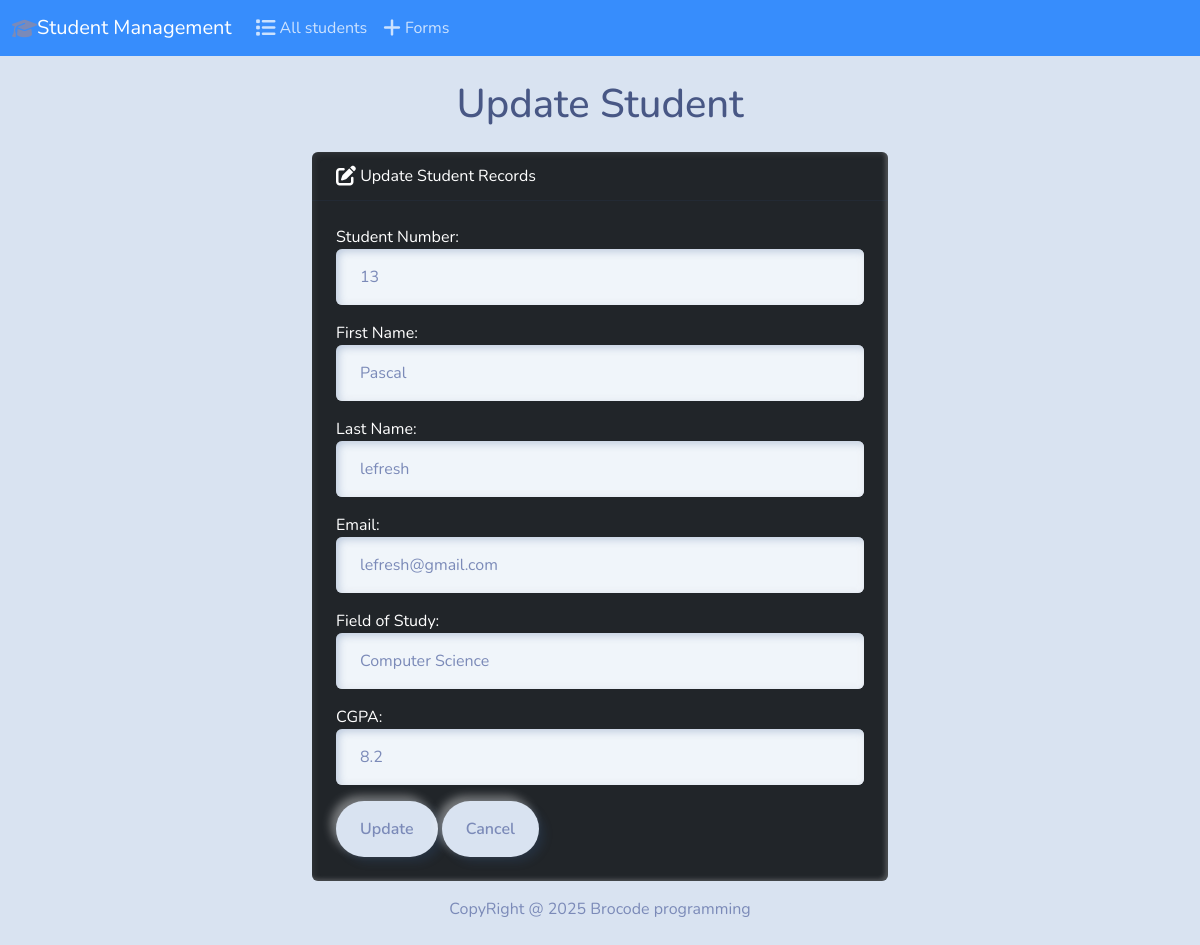
The page /edit/3/ on the database its author committed.
### manager/models.py (models this page shows, shortened)
class Students(models.Model):
    student_number = models.PositiveIntegerField()
    first_name = models.CharField(max_length=50)
    last_name = models.CharField(max_length=50)
    email = models.EmailField()
    field_of_study = models.CharField(max_length=50)
    cgpa = models.FloatField()

### manager/views.py (the view)
# urls.py: path('edit/<int:id>/',views.Edit_details, name='edit_student'),
def Edit_details(request, id):
    if request.method == 'POST':
        student = Students.objects.get(pk = id)
        form = StudentsForm(request.POST, instance=student)
        if form.is_valid():
            form.save()
            return render(request, "students/Edit.html",{
                'form': form,
                'success': True
            })
    else:
        student = Students.objects.get(pk = id)
        form = StudentsForm(instance=student)
    return render(request, 'students/Edit.html',{
        'form':form
    })

### manager/forms.py
class StudentsForm(forms.ModelForm):
    class Meta:
        model = Students
        fields = '__all__'
        labels = {
            'student_number':'Student Number',
            'first_name': 'First Name',
            'last_name': 'Last Name',
            'email': 'Email',
            'field_of_study': 'Field of Study',
            'cgpa': 'CGPA'
        }
        widgets = {
            'student_number': forms.NumberInput(attrs={'class':'form-control'}),
            'first_name': forms.TextInput(attrs={'class':'form-control'}),
            'last_name': forms.TextInput(attrs={'class':'form-control'}),
            'email': forms.EmailInput(attrs={'class':'form-control'}),
            'field_of_study': forms.TextInput(attrs={'class':'form-control'}),
            'cgpa': forms.NumberInput(attrs={'class':'form-control'})
        }

### manager/templates/students/Edit.html (shortened to what this page needs)
{% extends "students/base.html" %}
{% block body %}
<div id="">
    <h1 class="m-4 text-center">Update Student</h1>
    {% if success %}
    <div class="alert alert-success" role="alert">
     The student updated successfull
     <a href="{% url "index" %}" class="alert-link">
         Go to the Home Page
     </a>
    </div>
    {% else %}
    <div class="row justify-content-center">
        <div class="col-6">
            <div class="card text-white bg-dark mb-3">
                <div class="card-header">
                    <i class="fa-solid fa-pen-to-square fa-lg"></i>
                    Update Student Records
                </div>
                <div class="card-body">
                  <form action="" method="POST">
                    {{ form.as_p }}
                    <button type="submit" class="btn btn-primary">Update</button>
                    <a href="{% url "index" %}" class="btn btn-secondary">Cancel</a>
                  </form>
                </div>
              </div>
        </div>
    </div>
    {% endif %}
</div>
{% endblock body %}

### rows shown on the page
Students: student_number "13", first_name "Pascal", last_name "lefresh", email "lefresh@gmail.com", field_of_study "Computer Science", cgpa "8.2"
